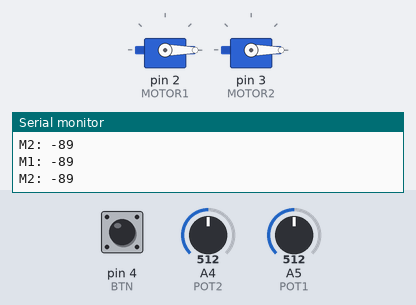
A sketch run on a simulated Arduino Uno, built with avr-gcc and run on an emulated ATmega328P. Shown: 2 × servo, the last lines printed to the serial monitor. The test bench sets the inputs (shaded band); at power-on: pin 4 (BTN) HIGH, A4 (POT2) = 512, A5 (POT1) = 512.

Above: at 2.7 s.
2.8 s: pin 4 (BTN) pulled LOW for 1 s
At 3.1 s:
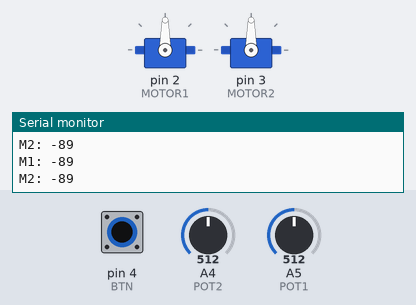
5.3 s: A4 (POT2) set to 900
At 6.0 s:
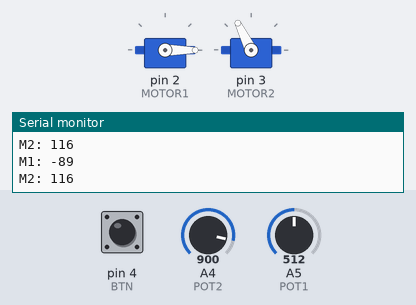
6.8 s: A5 (POT1) set to 900
At 7.4 s:
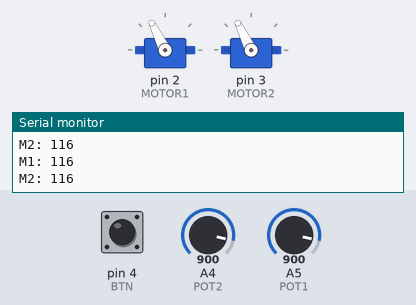
8.3 s: A4 (POT2) set to 1023
At 9.5 s:
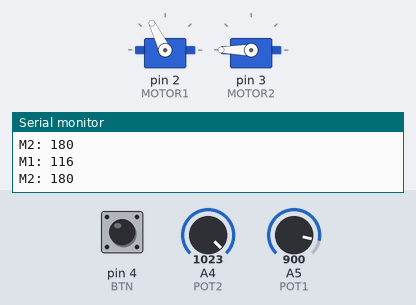
9.8 s: A5 (POT1) set to 716
At 11.0 s:
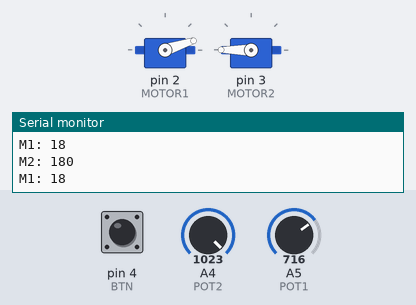
11.3 s: pin 4 (BTN) pulled LOW for 0.15 s
At 11.7 s:
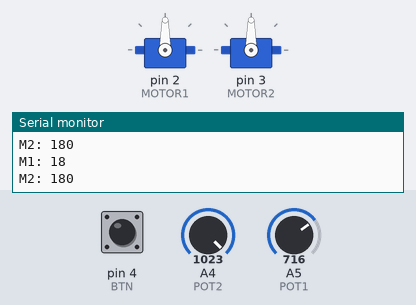
Timing chart, 0 to 14.3 s (numbered marks = the images above; inputs shaded):
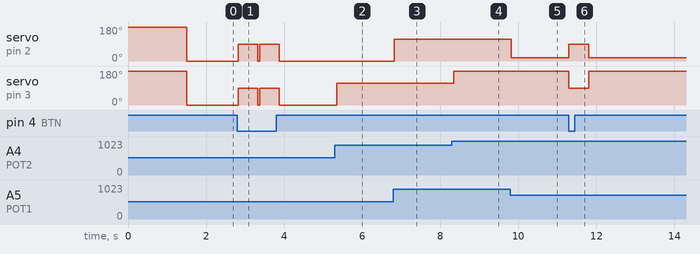

Measured:
- after the input at 2.8 s, servo on pin 2 (MOTOR1), servo on pin 3 (MOTOR2): 0° → 90° at once, → 0° 1.1 s later
- after the input at 5.3 s, servo on pin 3 (MOTOR2): 0° → 116° after 0.05 s
- after the input at 6.8 s, servo on pin 2 (MOTOR1): 0° → 116° at once
- after the input at 8.3 s, servo on pin 3 (MOTOR2): 116° → 180° after 0.05 s
- after the input at 9.8 s, servo on pin 2 (MOTOR1): 116° → 18° at once
- after the input at 11.3 s, servo on pin 2 (MOTOR1): 18° → 90° at once, → 18° 0.50 s later; servo on pin 3 (MOTOR2): 180° → 90° at once, → 180° 0.50 s later

The sketch:

servo_motor.ino
```cpp
#include <Servo.h>

// CONSTANTES
#define MOTOR1 2
#define MOTOR2 3
#define POT1 A5
#define POT2 A4
#define BTN 4

// VARIÁVEIS
Servo servo1, servo2;
int pot1Read, pot2Read, pot1Map, pot2Map;

void setup()
{
  //Monitor Serial
  Serial.begin(9600);

  //Inicialização de servo motores
  servo1.attach( MOTOR1 );
  servo2.attach( MOTOR2 );

  //Configurando demais portas
  pinMode( POT1, INPUT );
  pinMode( POT2, INPUT );
  pinMode( BTN, INPUT_PULLUP );

  //Teste de inicialização
  servo1.write( 180 );
  servo2.write( 180 );
  delay( 1500 );
  servo1.write( 0 );
  servo2.write( 0 );
}

void loop()
{
  delay(50);

  //Lógica para detecção de clique no botão
  if( digitalRead(BTN) == 0 ){
  	servo1.write( 90 );
    servo2.write( 90 );
    delay(500);
  }

  //Lendo valores nas portas analógicas
  pot1Read = analogRead( POT1 );
  pot2Read = analogRead( POT2 );

  //Ajustando leitura
  pot1Map = map( pot1Read, 1023, 682, 180, 0 );
  pot2Map = map( pot2Read, 1023, 682, 180, 0 );

  //Lançando o valor ajustado para o servo motor
  servo1.write( pot1Map );
  servo2.write( pot2Map );

  //Mostrando valores de leitura no MS
  Serial.println( (String)"M1: " + pot1Map );
  Serial.println( (String)"M2: " + pot2Map );
}
```
